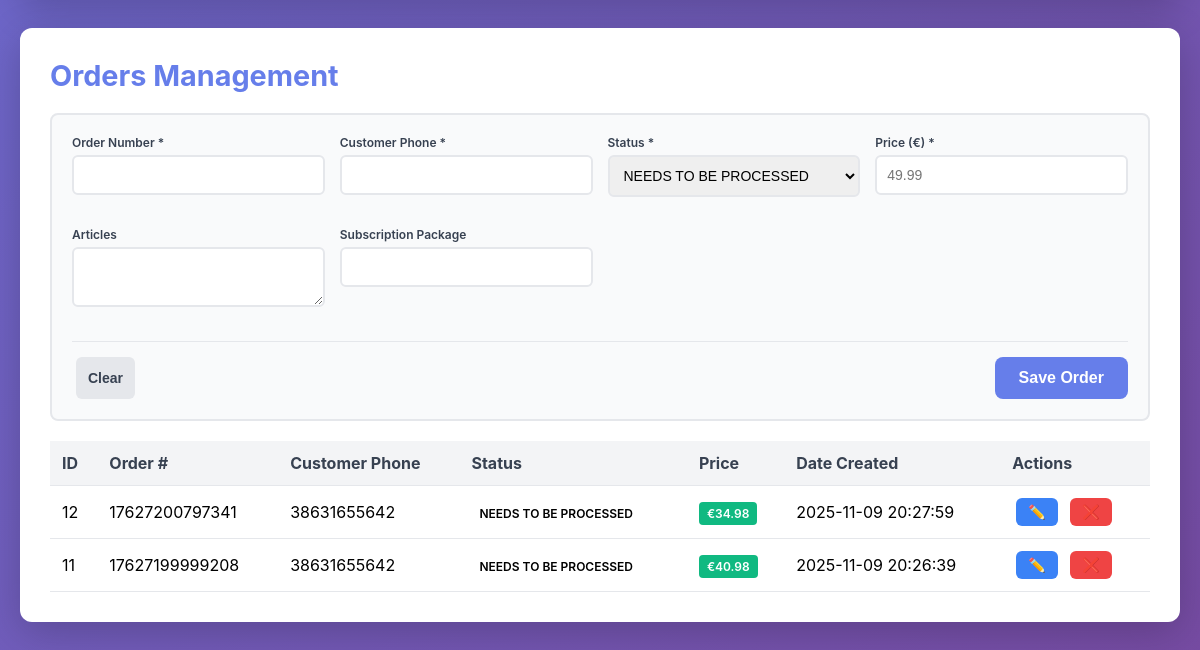
The page /backend/index.php (lower part) on the database as committed earlier.
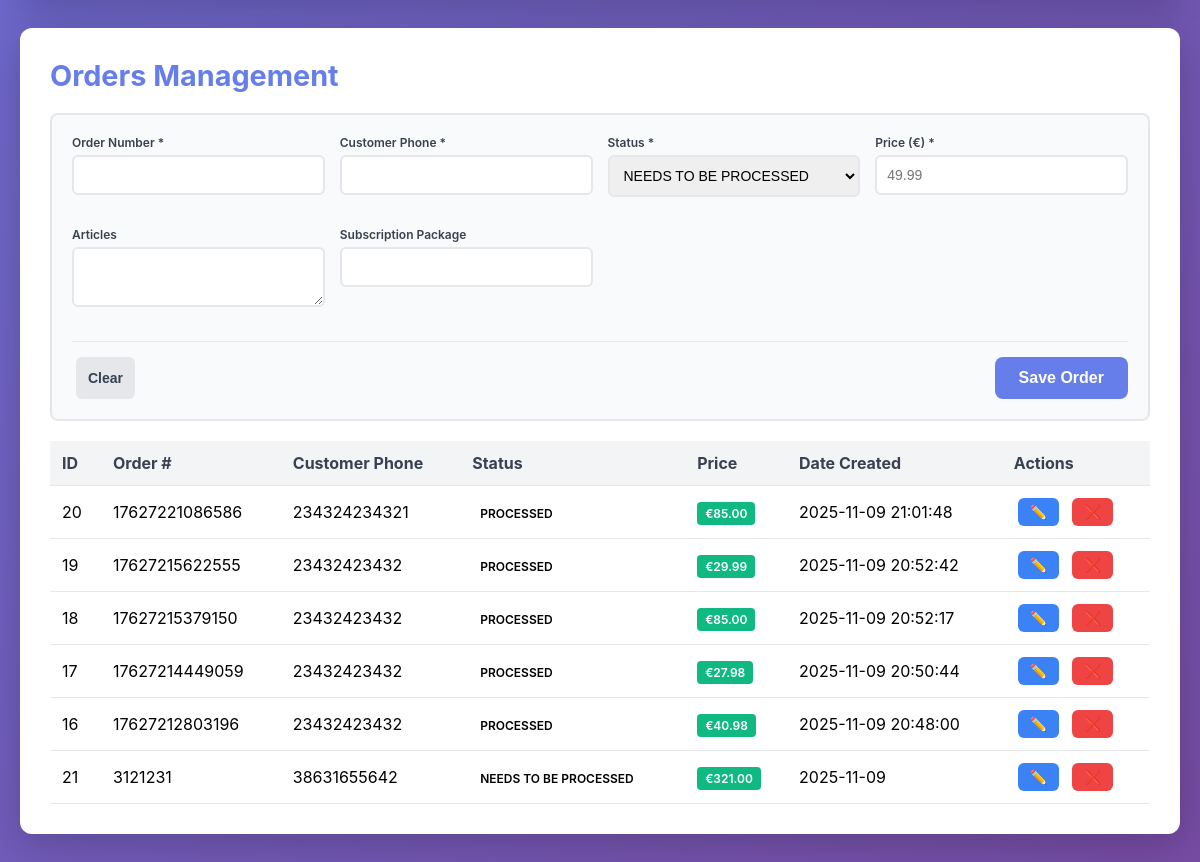
The same page on the database as committed later.
### tables this page shows
CREATE TABLE orders
(
    id               integer
        constraint orders_pk
            primary key autoincrement,
    order_number     integer,
    customer_phone   integer              not null,
    status           TEXT                 not null,
    price            integer not null,
    articles         TEXT,
    subscription_pkg TEXT,
    date_created     TEXT    default DATE not null
, session_id TEXT);

### backend/lib/PdoConnector.php (called while the page is built, shortened)
<?php
class PdoConnector
{
    private static ?PDO $instance = null;
    private function __construct()
    {
        $this->dbPath = __DIR__ . '/../../database.db';
    }
    public static function getInstance(): PDO
    {
        if (self::$instance === null) {
            $connector = new self();
            try {
                self::$instance = new PDO('sqlite:' . $connector->dbPath);
                self::$instance->setAttribute(PDO::ATTR_ERRMODE, PDO::ERRMODE_EXCEPTION);
                self::$instance->setAttribute(PDO::ATTR_DEFAULT_FETCH_MODE, PDO::FETCH_ASSOC);
            } catch (PDOException $e) {
                throw new Exception("Database connection failed: " . $e->getMessage());
            }
        }
        return self::$instance;
    }
}

### backend/lib/admin/Dashboard.php (called while the page is built, shortened)
<?php
require_once __DIR__ . '/../Admin.php';
class Dashboard
{
    private Admin $admin;
    private array $orders = [];
    public function __construct()
    {
        $this->admin = new Admin();
        $this->loadData();
    }
    private function loadData(): void
    {
        $this->articles = $this->admin->getAllArticles();
        $this->subscriptions = $this->admin->getAllSubscriptions();
        $this->orders = $this->admin->getAllOrders();
    }
    public function getOrders(): array
    {
        return $this->orders;
    }
}

### backend/lib/Admin.php (called while the page is built, shortened)
<?php
require_once __DIR__ . '/PdoConnector.php';
class Admin
{
    private PDO $db;
    public function __construct()
    {
        $this->db = PdoConnector::getInstance();
    }
    public function getAllArticles(): array
    {
        return $this->db->query('SELECT * FROM articles ORDER BY date_created DESC')->fetchAll();
    }
    public function getAllSubscriptions(): array
    {
        return $this->db->query('SELECT * FROM subscription ORDER BY price ASC')->fetchAll();
    }
    public function getAllOrders(): array
    {
        return $this->db->query('SELECT * FROM orders ORDER BY date_created DESC')->fetchAll();
    }
}

### backend/index.php (the view, shortened to what this page needs)
<?php
require_once __DIR__ . '/lib/admin/Dashboard.php';
$dashboard = new Dashboard();
$orders = $dashboard->getOrders();
?>
<!DOCTYPE html>
<html lang="en">
<head>
    <link rel="stylesheet" href="styles/dashboard.css">
</head>
<body>
    <div class="o-container">
        <div class="section">
            <h2>Orders Management</h2>
            <form method="POST" class="c-form c-form--inline" id="orderForm">
                <div class="c-form__inputs">
                    <div class="c-form__group">
                        <label class="c-form__label">Order Number *</label>
                        <input type="number" name="order_number" id="orderNumber" class="c-form__input" required>
                    </div>
                    <div class="c-form__group">
                        <label class="c-form__label">Customer Phone *</label>
                        <input type="text" name="customer_phone" id="orderPhone" class="c-form__input">
                    </div>
                    <div class="c-form__group">
                        <label class="c-form__label">Status *</label>
                        <select name="status" id="orderStatus" class="c-form__select" required>
                            <option value="NEEDS TO BE PROCESSED">NEEDS TO BE PROCESSED</option>
                        </select>
                    </div>
                    <div class="c-form__group">
                        <label class="c-form__label">Price (€) *</label>
                        <input type="number" step="0.01" min="0" name="price_euro" id="orderPriceEuro" class="c-form__input" required placeholder="49.99">
                    </div>
                    <div class="c-form__group">
                        <label class="c-form__label">Articles</label>
                        <textarea name="articles" id="orderArticles" class="c-form__textarea"></textarea>
                    </div>
                    <div class="c-form__group">
                        <label class="c-form__label">Subscription Package</label>
                        <input type="text" name="subscription_pkg" id="orderSubscription" class="c-form__input">
                    </div>
                </div>
                <div class="c-form__buttons">
                    <button type="button" class="c-btn c-btn--secondary" onclick="resetOrderForm()">Clear</button>
                    <button type="submit" class="c-btn c-btn--primary">Save Order</button>
                </div>
            </form>
            <table>
                <thead>
                    <tr>
                        <th>ID</th>
                        <th>Order #</th>
                        <th>Customer Phone</th>
                        <th>Status</th>
                        <th>Price</th>
                        <th>Date Created</th>
                        <th>Actions</th>
                    </tr>
                </thead>
                <tbody>
                    <?php if (empty($orders)): ?>
                    <tr>
                        <td colspan="7" style="text-align: center;">No orders found</td>
                    </tr>
                    <?php else: ?>
                    <?php foreach ($orders as $order): ?>
                    <tr>
                        <td><?= $order['id'] ?></td>
                        <td><?= $order['order_number'] ?></td>
                        <td><?= $order['customer_phone'] ?></td>
                        <td><span class="c-badge c-badge--status-<?= strtolower($order['status']) ?>"><?= htmlspecialchars($order['status']) ?></span></td>
                        <td><span class="c-badge c-badge--price">€<?= number_format($order['price'] / 100, 2) ?></span></td>
                        <td><?= $order['date_created'] ?></td>
                        <td>
                            <button class="c-btn c-btn--info" onclick='editOrder(<?= json_encode($order) ?>, this)'>✏️</button>
                            <form method="POST" style="display:inline;">
                                <button type="submit" class="c-btn c-btn--danger" onclick="return confirm('Delete this order?')">❌</button>
                            </form>
                        </td>
                    </tr>
                    <?php endforeach; ?>
                    <?php endif; ?>
                </tbody>
            </table>
        </div>
    </div>
</body>
</html>

### backend/styles/dashboard.css (style rules this page uses)
* { margin: 0; padding: 0; box-sizing: border-box; }
body { font-family: -apple-system, BlinkMacSystemFont, "Segoe UI", Roboto, Oxygen, Ubuntu, Cantarell, sans-serif; background: linear-gradient(135deg, #667eea 0%, #764ba2 100%); min-height: 100vh; padding: 20px; }
h2 { color: #667eea; margin-bottom: 20px; font-size: 1.8rem; }
table { width: 100%; border-collapse: collapse; margin-top: 20px; }
table thead { background: #f3f4f6; font-weight: 600; color: #374151; }
table tbody tr { transition: all 0.3s ease; }
.o-container { max-width: 1400px; margin: 0 auto; }
.c-btn { border: none; padding: 12px 24px; border-radius: 8px; cursor: pointer; font-size: 16px; font-weight: 600; transition: background 0.3s; }
.c-btn--primary { background: #667eea; color: #ffffff; }
.c-btn--info { background: #3b82f6; color: #ffffff; padding: 6px 12px; margin: 0 4px; font-size: 14px; border-radius: 6px; }
.c-btn--danger { background: #ef4444; color: #ffffff; padding: 6px 12px; margin: 0 4px; font-size: 14px; border-radius: 6px; }
.c-btn--secondary { background: #e5e7eb; color: #374151; padding: 6px 12px; margin: 0 4px; font-size: 14px; border-radius: 6px; }
.c-form__group { margin-bottom: 15px; }
.c-form__label { display: block; margin-bottom: 5px; font-weight: 600; color: #374151; font-size: 12px; }
.c-form__input, .c-form__textarea, .c-form__select { width: 100%; padding: 10px; border: 2px solid #e5e7eb; border-radius: 6px; font-size: 14px; transition: border-color 0.3s; }
.c-form__textarea { resize: vertical; min-height: 60px; }
.c-form--inline { background: #f9fafb; padding: 20px; border-radius: 8px; margin-bottom: 20px; border: 2px solid #e5e7eb; }
.c-form__inputs { display: grid; grid-template-columns: repeat(auto-fit, minmax(200px, 1fr)); gap: 15px; margin-bottom: 15px; }
.c-form__buttons { display: flex; gap: 8px; justify-content: space-between; padding-top: 15px; border-top: 1px solid #e5e7eb; }
.c-badge { padding: 4px 8px; border-radius: 4px; font-weight: 600; font-size: 12px; }
.c-badge--price { background: #10b981; color: #ffffff; }
.section { background: #ffffff; border-radius: 12px; padding: 30px; margin-bottom: 30px; box-shadow: 0 10px 40px rgba(0, 0, 0, 0.2); }

Rows that differ between the two databases and show on the page:
removed orders: id "12", order_number "17627200797341", customer_phone "38631655642", status "NEEDS TO BE PROCESSED", $order['price']/100 "34.98", date_created "2025-11-09 20:27:59"
removed orders: id "11", order_number "17627199999208", customer_phone "38631655642", status "NEEDS TO BE PROCESSED", $order['price']/100 "40.98", date_created "2025-11-09 20:26:39"
added orders: id "20", order_number "17627221086586", customer_phone "234324234321", status "PROCESSED", $order['price']/100 "85.00", date_created "2025-11-09 21:01:48"
added orders: id "19", order_number "17627215622555", customer_phone "23432423432", status "PROCESSED", $order['price']/100 "29.99", date_created "2025-11-09 20:52:42"
added orders: id "18", order_number "17627215379150", customer_phone "23432423432", status "PROCESSED", $order['price']/100 "85.00", date_created "2025-11-09 20:52:17"
added orders: id "17", order_number "17627214449059", customer_phone "23432423432", status "PROCESSED", $order['price']/100 "27.98", date_created "2025-11-09 20:50:44"
added orders: id "16", order_number "17627212803196", customer_phone "23432423432", status "PROCESSED", $order['price']/100 "40.98", date_created "2025-11-09 20:48:00"
added orders: id "21", order_number "3121231", customer_phone "38631655642", status "NEEDS TO BE PROCESSED", $order['price']/100 "321.00", date_created "2025-11-09"
